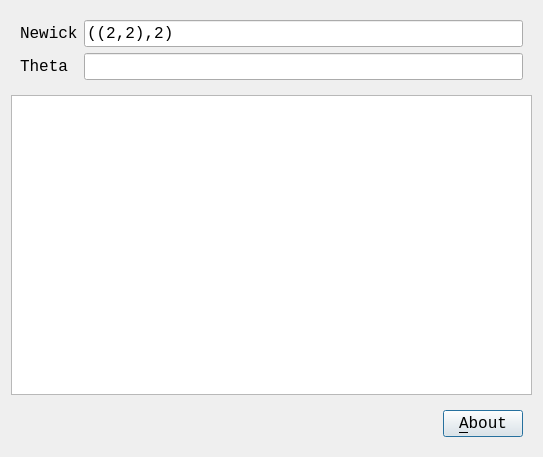
<?xml version="1.0" encoding="UTF-8"?>
<ui version="4.0">
 <class>QtTestTwoDigitNewickMainDialog</class>
 <widget class="QDialog" name="QtTestTwoDigitNewickMainDialog">
  <property name="geometry">
   <rect>
    <x>0</x>
    <y>0</y>
    <width>543</width>
    <height>457</height>
   </rect>
  </property>
  <property name="font">
   <font>
    <family>Courier New</family>
    <pointsize>12</pointsize>
   </font>
  </property>
  <property name="windowTitle">
   <string>TestTwoDigitNewick</string>
  </property>
  <property name="windowIcon">
   <iconset resource="ToolTestTwoDigitNewick.qrc">
    <normaloff>:/images/R.png</normaloff>:/images/R.png</iconset>
  </property>
  <layout class="QVBoxLayout" name="verticalLayout">
   <item>
    <widget class="QWidget" name="widget_top" native="true">
     <layout class="QGridLayout" name="gridLayout">
      <item row="0" column="0">
       <widget class="QLabel" name="label_newick">
        <property name="text">
         <string>Newick</string>
        </property>
       </widget>
      </item>
      <item row="1" column="0">
       <widget class="QLabel" name="label_theta">
        <property name="text">
         <string>Theta</string>
        </property>
       </widget>
      </item>
      <item row="0" column="1">
       <widget class="QLineEdit" name="edit_newick">
        <property name="text">
         <string>((2,2),2)</string>
        </property>
       </widget>
      </item>
      <item row="1" column="1">
       <widget class="QLineEdit" name="edit_theta">
        <property name="text">
         <string/>
        </property>
       </widget>
      </item>
     </layout>
    </widget>
   </item>
   <item>
    <widget class="QPlainTextEdit" name="edit_text">
     <property name="readOnly">
      <bool>true</bool>
     </property>
    </widget>
   </item>
   <item>
    <widget class="QWidget" name="widget_bottom" native="true">
     <layout class="QHBoxLayout" name="horizontalLayout_2">
      <item>
       <spacer name="horizontalSpacer">
        <property name="orientation">
         <enum>Qt::Horizontal</enum>
        </property>
        <property name="sizeHint" stdset="0">
         <size>
          <width>413</width>
          <height>20</height>
         </size>
        </property>
       </spacer>
      </item>
      <item>
       <widget class="QPushButton" name="button_about">
        <property name="text">
         <string>&amp;About</string>
        </property>
       </widget>
      </item>
     </layout>
    </widget>
   </item>
  </layout>
 </widget>
 <resources>
  <include location="ToolTestTwoDigitNewick.qrc"/>
 </resources>
 <connections/>
</ui>
